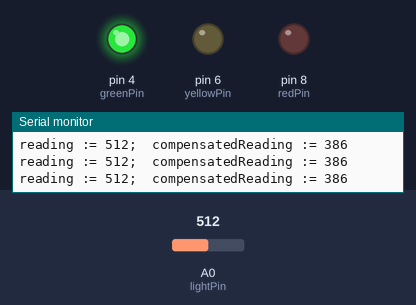
Recording of a sketch running on a simulated Arduino Uno, built with avr-gcc and run on an emulated ATmega328P. Parts: output pins drawn as LEDs (lit = HIGH), the last lines printed to the serial monitor. The test bench sets the inputs (shaded band); at power-on: A0 (lightPin) = 512.

Above: at 1.2 s.
1.3 s: A0 (lightPin) set to 578
4.3 s: A0 (lightPin) set to 604
At 4.66 s:
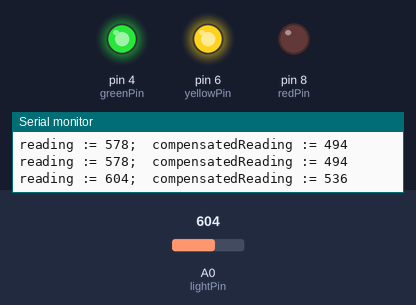
7.3 s: A0 (lightPin) set to 733
10.3 s: A0 (lightPin) set to 752
At 10.67 s:
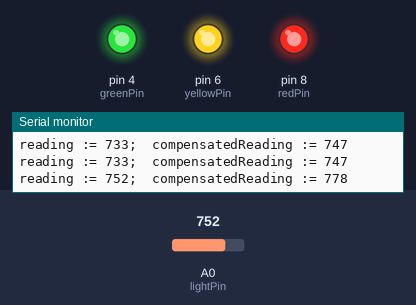
13.3 s: A0 (lightPin) set to 716
At 13.68 s:
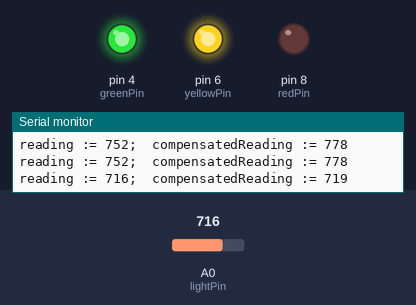
16.3 s: A0 (lightPin) set to 900
At 16.69 s:
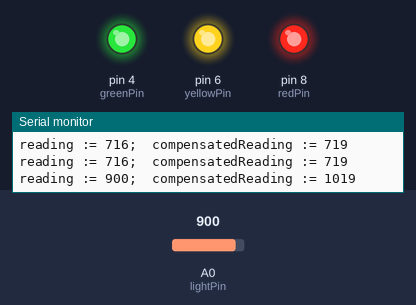
Timing chart, 0 to 19.3 s (numbered marks = the images above; inputs shaded):
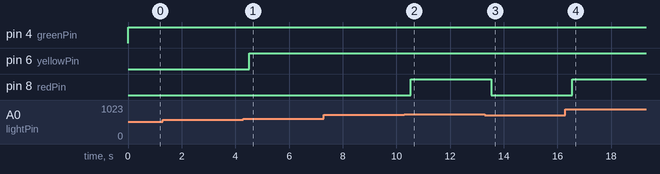

Measured:
- the behaviour switches between 587 and 588 on A0 (lightPin) (found by bisection; images 0 and 1)
- the behaviour switches between 743 and 744 on A0 (lightPin) (found by bisection; images 1 and 2)
- after the input at 4.3 s, pin 6 (yellowPin): LOW → HIGH after 0.21 s
- after the input at 10.3 s, pin 8 (redPin): LOW → HIGH after 0.23 s
- after the input at 13.3 s, pin 8 (redPin): HIGH → LOW after 0.24 s
- after the input at 16.3 s, pin 8 (redPin): LOW → HIGH after 0.24 s

The sketch:

adafruit_arduino_lesson_09_code_APL_VERSION.ino
```cpp
/*
 Adafruit Arduino - Lesson 9. Sensing Light - LEDs Shows a
 photo resistor can control a red, yellow and green LED,
 with more LEDs lit the brighter the light.  Also shows
 Serial_Monitor from Arduino to IDE; "const" and "byte".
 This inspired by the Adafruit Arduino Lesson 9.
 $Id: arduino_lesson_09_sensing_light_APL_VERSION.ino,v 1.13 2014/04/05 19:30:44 gralimj1 Exp gralimj1 $
 */

const byte lightPin = 0;
const int lightMin = 275; // The smallest value measured
const int lightMax = 902; // The largest value measured
const byte redPin = 8;
const byte yellowPin = 6;
const byte greenPin = 4;
const float senseMax = 1023.0;  // The largest value possible
const float senseMin = 0.0;     // The smallest value possible
const float numLEDs = 3.0;      // How many LEDs we have.
const int stepSize = int(senseMax/(numLEDs + 1.0));

void setup()
{
  pinMode(redPin, OUTPUT);
  pinMode(yellowPin, OUTPUT);
  pinMode(greenPin, OUTPUT);
  all_off;
  Serial.begin(9600);
}

void loop()
{
  int reading = analogRead(lightPin);
  int compensatedReading
    = map (reading, lightMin, lightMax, senseMin, senseMax);
  if (true)
  {
    Serial.print("reading := ");
    Serial.print(reading);
    Serial.print(";  compensatedReading := ");
    Serial.print(compensatedReading);
    Serial.println();
  }
  if (compensatedReading >= stepSize) {
    digitalWrite(greenPin,HIGH);
    if (compensatedReading >= (stepSize<<1)) {
      digitalWrite(yellowPin,HIGH);
      if (compensatedReading >= (3*stepSize)) {
        digitalWrite(redPin,HIGH);
      }
    }
  }
  delay (300);
  all_off ();
}

void all_off () {
  digitalWrite(redPin, LOW);
  digitalWrite(yellowPin, LOW);
  digitalWrite(greenPin, LOW);
}
```
